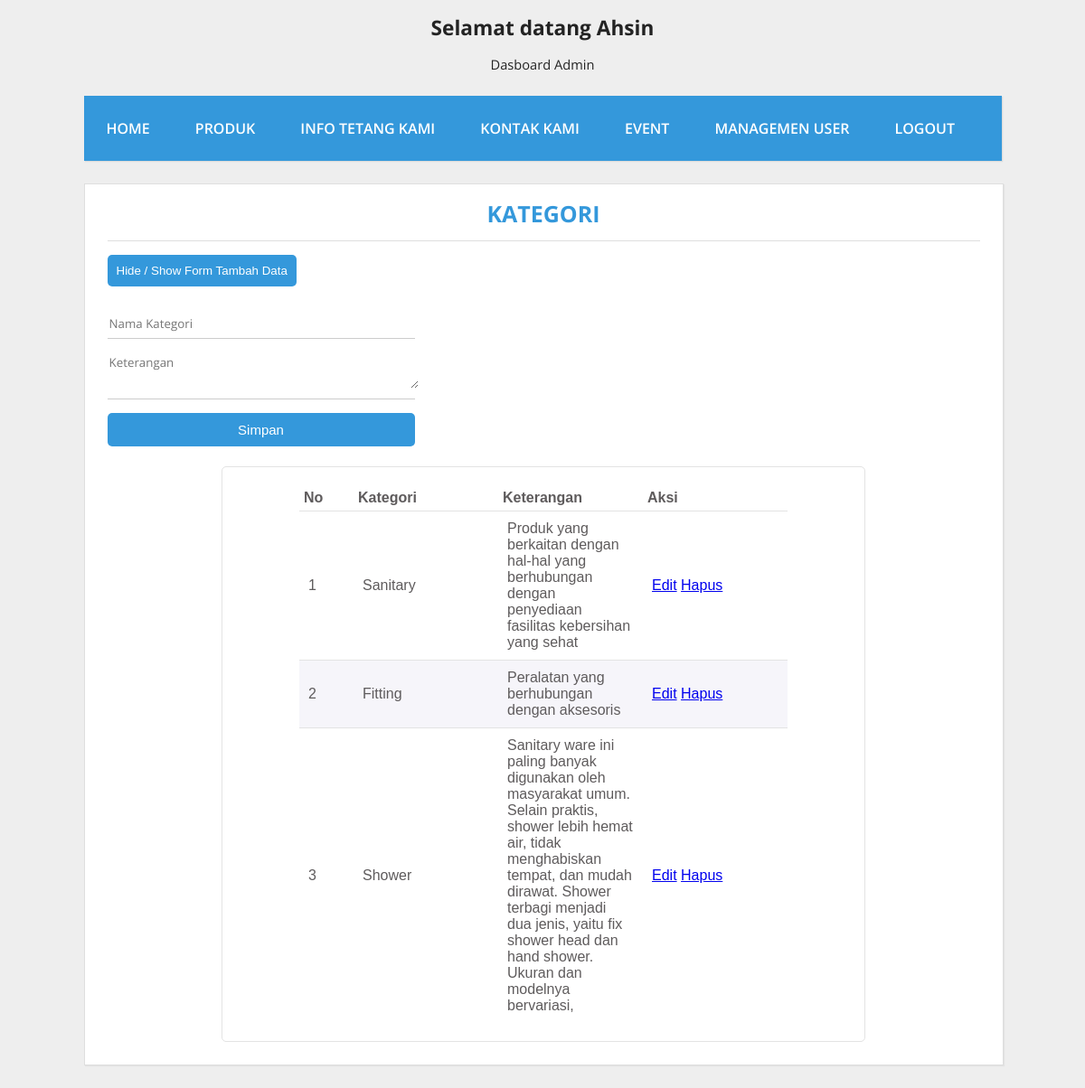
/Admin/kategori.php (signed in), run on the app's committed database.
### tables this page shows
CREATE TABLE IF NOT EXISTS `kategori` (
  `id` int(11) NOT NULL AUTO_INCREMENT,
  `nama` varchar(155) NOT NULL,
  `keterangan` varchar(255) NOT NULL,
  PRIMARY KEY (`id`)
);

### Admin/kategori.php (the view, shortened to what this page needs)
<!DOCTYPE html>
<html>
<head>
	<link rel="stylesheet" type="text/css" href="assets/css/produk.css">
</head>
<body>
	<header>
		<h1 class="judul">Selamat datang <?php echo $_SESSION['username'];?></h1>
		<p class="deskripsi">Dasboard Admin</p>
	</header>
	<div class="wrap">
		<nav class="menu">
			<ul>
				<li>
					<a href="dashboard.php">Home</a>
				</li>
				<li>
					<a href="produk.php">Produk</a>
				</li>
				<li>
					<a href="info.php">Info Tetang Kami</a>
				</li>
				<li>
					<a href="kontak.php">Kontak Kami</a>
				</li>
				<li>
					<a href="event.php">Event</a>
				</li>
				<li>
					<a href="user.php">Managemen User</a>
				</li>
				<li>
					<a href="konfigurasi/logout.php">Logout</a>
				</li>
			</ul>
		</nav>
		<div class="bkonten">
			<div class="konten">
				<div class="post-info">
					<b><center>Kategori</center></b>
					<hr>
				</div>
				<button class="tombol" onclick="myFunction()" >Hide / Show Form Tambah Data</button>
					<div id="myDIV">
						<form method="POST" action="konfigurasi/TKategori.php" class="login-form">
							<div class="input-container">
								<input type="text" class="input" name="nama" placeholder="Nama Kategori"/>
							</div>
							<div class="input-container">
								<textarea class="input" placeholder="Keterangan " name="ket"></textarea>
							</div>
							<input type="submit" class="button" value="Simpan">
						</form>
						<br>
					</div>
				<center>
				<div id="outtable">
				  <table>
				  	<thead>
				  		<tr>
				  			<th class="short">No</th>
				  			<th class="normal">Kategori</th>
				  			<th class="normal">Keterangan</th>
				  			<th class="normal">Aksi</th>
				  		</tr>
				  	</thead>
				  	<tbody>
				  		<tr>
				  			<?php
							require_once("konfigurasi/koneksi.php");
									$query=mysqli_query($con,"SELECT * FROM Kategori");
									$no=1;
									while ($data=mysqli_fetch_array($query)) {
								?>
								<td><?php echo $no;?></td>
								<td><?php echo $data['nama'];?></td>
								<td><?php echo $data['keterangan']?></td>
								<td>
									<a href="FEKategori.php?id=<?php echo $data['id'];?>">Edit</a>
									<a href="konfigurasi/HKategori.php?id=<?php echo $data['id'];?>">Hapus</a>
								</td>
							</tr>
							<?php
							$no++;
								}
							?>
				  	</tbody>
				  </table>
				</div>
				</center>
			</div>
		</div>
	</div>
</body>
</html>

### Admin/assets/css/produk.css (style rules this page uses)
body { background: #eee; margin:0; font-family: 'Open Sans', sans-serif; }
hr { border:0; background:#dedede; height:1px; }
header { text-align: center; color: #232323; }
header .judul { font-size: 17pt; }
header .deskripsi { font-size: 11pt; }
.wrap { width: 1015px; margin:25px auto; }
nav.menu ul { overflow:hidden; color:#fff; list-style: none; float:left; padding:0; width: 1015px; margin:0 0 0; background:#3498db; -webkit-box-shadow: 1px 1px 1px 0px rgba(204,204,204,0.55); -moz-box-shadow: 1px 1px 1px 0px rgba(204,204,204,0.55); box-shadow: 1px 1px 1px 0px rgba(204,204,204,0.55); }
nav.menu ul li { margin:0; float:left; }
nav.menu ul a { padding:25px; display:block; font-weight:600; font-size: 16px; color:#fff; text-transform: uppercase; transition: all 0.5s ease; text-decoration: none; }
.bkonten { float:left; }
.konten { width:965px; padding:25px; margin:25px auto; background: #fff; border:1px solid #dedede; -webkit-box-shadow: 1px 1px 1px 0px rgba(204,204,204,0.35); -moz-box-shadow: 1px 1px 1px 0px rgba(204,204,204,0.35); box-shadow: 1px 1px 1px 0px rgba(204,204,204,0.35); }
.login-form .input-container { border-bottom: 1px solid #CCCCCC; margin-top: 15px; font-size: 20px; font-family: 'Open Sans', sans-serif; color: #9e9e9e; padding-bottom: 5px; width: 340px; }
.login-form .input { border: 0; width: 100%; font-family: 'Open Sans', sans-serif; }
textarea { font-family: 'Open Sans', sans-serif; }
.login-form .button { margin-top: 15px; background: #3498db; border-radius: 5px; border: none; width: 340px; color: #FFFFFF; padding: 10px; font-size: 15px; transition: background .3s; }
.post-info { color: #3498db; font-size: 25px; margin: -10px 0 15px; text-transform: uppercase; }
.tombol { padding: 10px; background: #3498db; border: none; border-radius: 5px; color: white; margin-bottom: 10px; }
#outtable { padding: 20px; border:1px solid #e3e3e3; width:670px; border-radius: 5px; }
.short { width: 50px; }
.normal { width: 150px; }
table { border-collapse: collapse; font-family: arial; color:#5E5B5C; }
thead th { text-align: left; padding: 5px; }
tbody td { border-top: 1px solid #e3e3e3; padding: 10px; }

### data on the page
kategori: nama "Sanitary", keterangan "Produk yang berkaitan dengan hal-hal yang berhubungan dengan penyediaan fasilitas kebersihan yang sehat"
kategori: nama "Fitting", keterangan "Peralatan yang berhubungan dengan aksesoris"
kategori: nama "Shower", keterangan "Sanitary ware ini paling banyak digunakan oleh masyarakat umum. Selain praktis, shower lebih hemat air, tidak menghabiskan tempat, dan mudah dirawat. Shower terbagi menjadi dua jenis, yaitu fix shower head dan hand shower. Ukuran dan modelnya bervariasi,"

### other printed values
$_SESSION['username'] "Ahsin"
